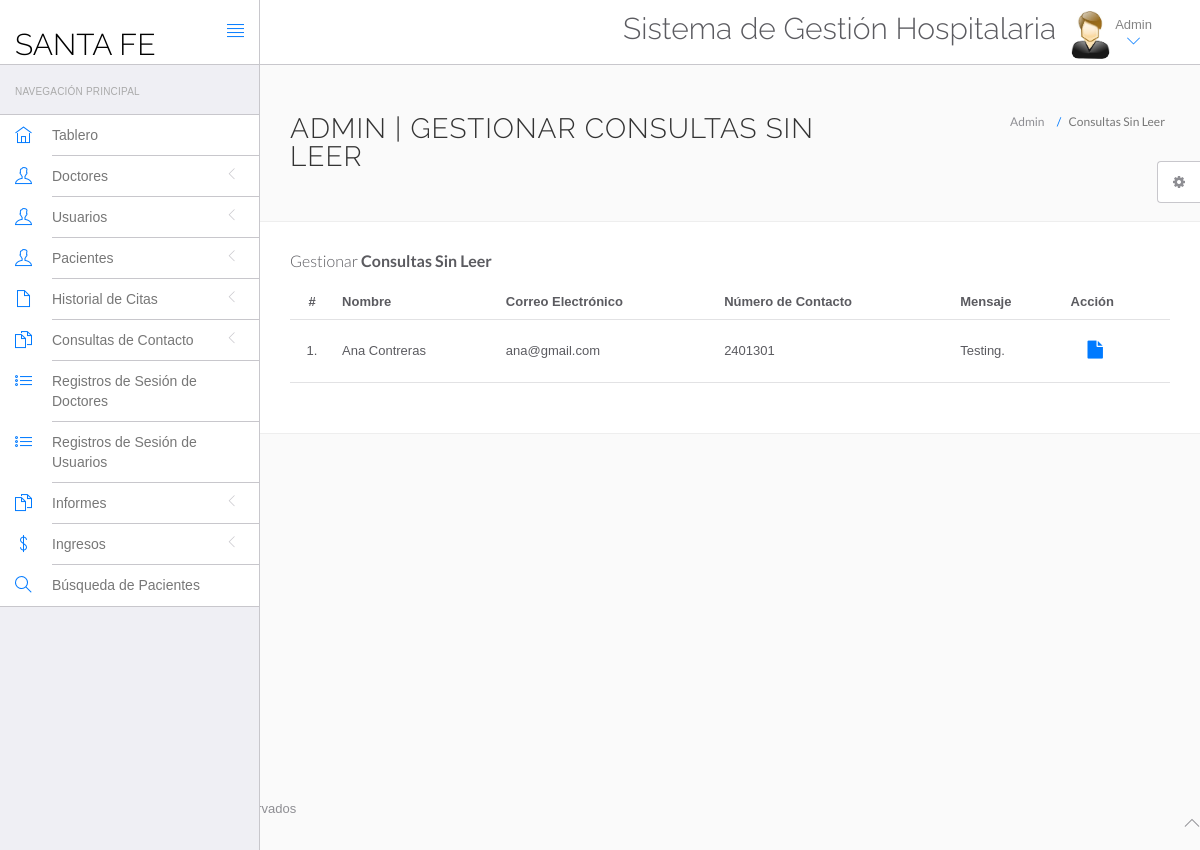
Page /hms/admin/unread-queries.php (signed in) on the committed database.
### tables this page shows
CREATE TABLE `tblcontactus` (
  `id` int(11) NOT NULL AUTO_INCREMENT,
  `fullname` varchar(255) DEFAULT NULL,
  `email` varchar(255) DEFAULT NULL,
  `contactno` bigint(12) DEFAULT NULL,
  `message` mediumtext DEFAULT NULL,
  `PostingDate` timestamp NULL DEFAULT current_timestamp(),
  `AdminRemark` mediumtext DEFAULT NULL,
  `LastupdationDate` timestamp NULL DEFAULT NULL ON UPDATE current_timestamp(),
  `IsRead` int(11) DEFAULT NULL,
  PRIMARY KEY (`id`)
);

### hms/admin/unread-queries.php (the view, shortened to what this page needs)
<?php
include('include/config.php');
?>
<!DOCTYPE html>
<html lang="es">
    <head>
        <link rel="stylesheet" href="vendor/bootstrap/css/bootstrap.min.css">
        <link rel="stylesheet" href="vendor/fontawesome/css/font-awesome.min.css">
        <link rel="stylesheet" href="vendor/themify-icons/themify-icons.min.css">
        <link href="vendor/animate.css/animate.min.css" rel="stylesheet" media="screen">
        <link href="vendor/perfect-scrollbar/perfect-scrollbar.min.css" rel="stylesheet" media="screen">
        <link href="vendor/switchery/switchery.min.css" rel="stylesheet" media="screen">
        <link href="vendor/bootstrap-touchspin/jquery.bootstrap-touchspin.min.css" rel="stylesheet" media="screen">
        <link href="vendor/select2/select2.min.css" rel="stylesheet" media="screen">
        <link href="vendor/bootstrap-datepicker/bootstrap-datepicker3.standalone.min.css" rel="stylesheet" media="screen">
        <link href="vendor/bootstrap-timepicker/bootstrap-timepicker.min.css" rel="stylesheet" media="screen">
        <link rel="stylesheet" href="assets/css/styles.css">
        <link rel="stylesheet" href="assets/css/plugins.css">
        <link rel="stylesheet" href="assets/css/themes/theme-1.css" id="skin_color" />
    </head>
    <body>
        <div id="app">
<?php include('include/sidebar.php');?>
            <div class="app-content">
                        <?php include('include/header.php');?>
                <div class="main-content" >
                    <div class="wrap-content container" id="container">
                        <section id="page-title">
                            <div class="row">
                                <div class="col-sm-8">
                                    <h1 class="mainTitle">Admin | Gestionar Consultas Sin Leer</h1>
                                                                    </div>
                                <ol class="breadcrumb">
                                    <li>
                                        <span>Admin</span>
                                    </li>
                                    <li class="active">
                                        <span>Consultas Sin Leer</span>
                                    </li>
                                </ol>
                            </div>
                        </section>
                        <div class="container-fluid container-fullw bg-white">
                                    <div class="row">
                                <div class="col-md-12">
                                    <h5 class="over-title margin-bottom-15">Gestionar <span class="text-bold">Consultas Sin Leer</span></h5>
                                    <table class="table table-hover" id="sample-table-1">
                                        <thead>
                                            <tr>
                                                <th class="center">#</th>
                                                <th>Nombre</th>
                                                <th class="hidden-xs">Correo Electrónico</th>
                                                <th>Número de Contacto</th>
                                                <th>Mensaje</th>
                                                <th>Acción</th>
                                            </tr>
                                        </thead>
                                        <tbody>
<?php
$sql=mysqli_query($con,"select * from tblcontactus where IsRead is null");
$cnt=1;
while($row=mysqli_fetch_array($sql))
{
?>
                                            <tr>
                                                <td class="center"><?php echo $cnt;?>.</td>
                                                <td class="hidden-xs"><?php echo $row['fullname'];?></td>
                                                <td><?php echo $row['email'];?></td>
                                                <td><?php echo $row['contactno'];?></td>
                                                <td><?php echo $row['message'];?></td>
                                                <td >
                                                <div class="visible-md visible-lg hidden-sm hidden-xs">
                            <a href="query-details.php?id=<?php echo $row['id'];?>" class="btn btn-transparent btn-lg" title="Ver Detalles"><i class="fa fa-file"></i></a>
                                                </div>
                                                </td>
                                            </tr>
                                            <?php
$cnt=$cnt+1;
                                             }?>
                                        </tbody>
                                    </table>
                                </div>
                            </div>
                                </div>
                            </div>
                        </div>
                    </div>
                </div>
    <?php include('include/footer.php');?>
    <?php include('include/setting.php');?>
    </body>
</html>

### hms/admin/assets/css/themes/theme-1.css (style rules this page uses)
body { background: #FAFAFA; }

### rows in the picture
tblcontactus: fullname "Ana Contreras", email "ana@gmail.com", contactno "2401301", message "Testing."
